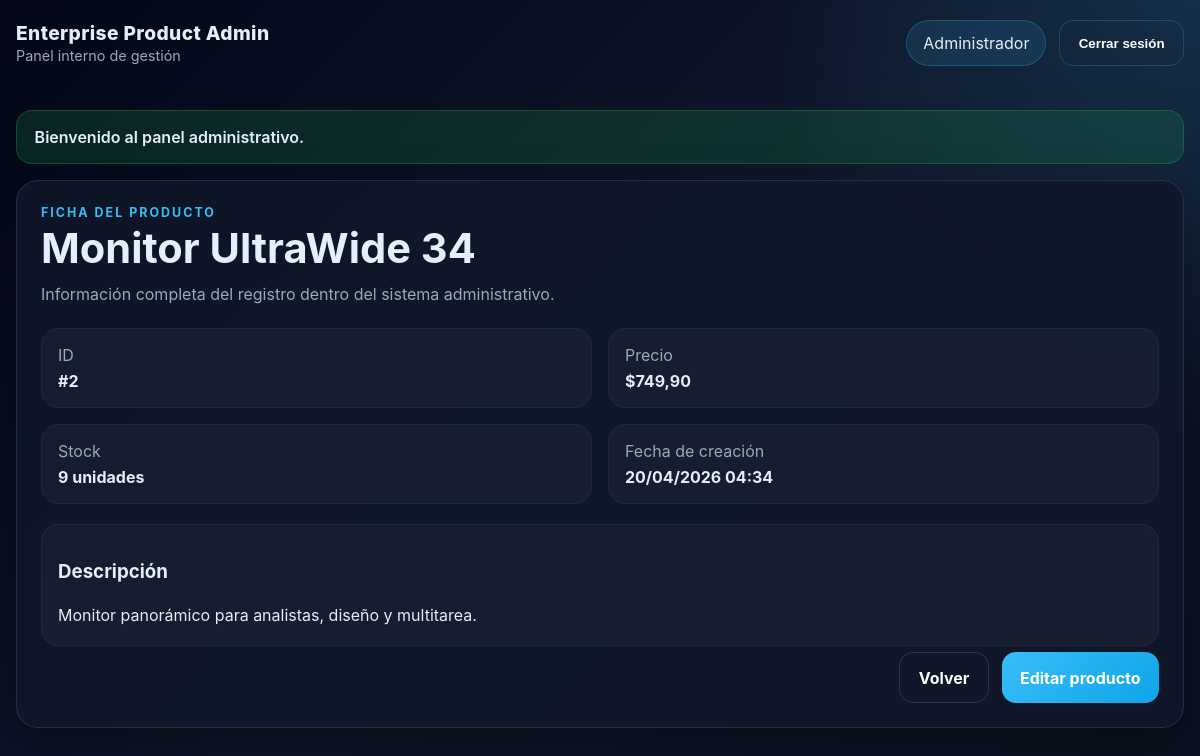
Page /?route=products/show&id=2 (signed in) on the committed database.
### tables this page shows
CREATE TABLE IF NOT EXISTS products (
    id INT AUTO_INCREMENT PRIMARY KEY,
    name VARCHAR(150) NOT NULL,
    description TEXT NULL,
    price DECIMAL(10,2) NOT NULL,
    stock INT NOT NULL,
    created_at TIMESTAMP DEFAULT CURRENT_TIMESTAMP
);

### core/Controller.php (called while the page is built, shortened)
<?php
abstract class Controller
{
    protected function view(string $view, array $data = []): void
    {
        extract($data, EXTR_SKIP);
        $viewPath = __DIR__ . '/../views/' . $view . '.php';
        require __DIR__ . '/../views/layouts/header.php';
        require $viewPath;
        require __DIR__ . '/../views/layouts/footer.php';
    }
}

### controllers/ProductController.php (called while the page is built, shortened)
<?php
require_once __DIR__ . '/../core/Controller.php';
require_once __DIR__ . '/../models/Product.php';
class ProductController extends Controller
{
    private Product $productModel;
    public function __construct()
    {
        $this->productModel = new Product();
    }
    public function show(): void
    {
        $id = (int)($_GET['id'] ?? 0);
        $product = $this->productModel->find($id);
        $this->view('products/show', [
            'title' => 'Detalle del producto',
            'product' => $product,
            'csrf' => $this->csrfToken(),
        ]);
    }
}

### core/Router.php (called while the page is built, shortened)
<?php
class Router
{
    private array $routes = [
        'GET' => [],
        'POST' => [],
    ];
    public function get(string $path, array $handler, array $middlewares = []): void
    {
        $this->routes['GET'][$path] = compact('handler', 'middlewares');
    }
    public function post(string $path, array $handler, array $middlewares = []): void
    {
        $this->routes['POST'][$path] = compact('handler', 'middlewares');
    }
    public function dispatch(string $method, string $path): void
    {
        $route = $this->routes[$method][$path] ?? null;
        [$controllerClass, $action] = $route['handler'];
        $controller = new $controllerClass();
        $controller->$action();
    }
}

### public/index.php (called while the page is built, shortened)
<?php
require_once __DIR__ . '/../core/Router.php';
require_once __DIR__ . '/../controllers/ProductController.php';
$router = new Router();
$router->get('/', [AuthController::class, 'showLogin']);
$router->get('login', [AuthController::class, 'showLogin']);
$router->post('login', [AuthController::class, 'login']);
$router->post('logout', [AuthController::class, 'logout'], [AuthMiddleware::class]);
$router->get('products', [ProductController::class, 'index'], [AuthMiddleware::class]);
$router->get('products/create', [ProductController::class, 'create'], [AuthMiddleware::class]);
$router->post('products/store', [ProductController::class, 'store'], [AuthMiddleware::class]);
$router->get('products/show', [ProductController::class, 'show'], [AuthMiddleware::class]);
$router->get('products/edit', [ProductController::class, 'edit'], [AuthMiddleware::class]);
$router->post('products/update', [ProductController::class, 'update'], [AuthMiddleware::class]);
$router->post('products/delete', [ProductController::class, 'destroy'], [AuthMiddleware::class]);
$route = trim((string)($_GET['route'] ?? '/'), '/');
$route = $route === '' ? '/' : $route;
$method = $_SERVER['REQUEST_METHOD'] ?? 'GET';
$router->dispatch($method, $route);

### config/database.php (called while the page is built)
<?php
class Database
{
    public static function connect()
    {
        $host = '127.0.0.1';
        $port = '8889';
        $db   = 'crud_productos';
        $user = 'root';
        $pass = 'root';
        $charset = 'utf8mb4';
        $dsn = "mysql:host=$host;port=$port;dbname=$db;charset=$charset";
        return new PDO($dsn, $user, $pass, [
            PDO::ATTR_ERRMODE => PDO::ERRMODE_EXCEPTION,
            PDO::ATTR_DEFAULT_FETCH_MODE => PDO::FETCH_ASSOC,
        ]);
    }
}

### core/Model.php (called while the page is built, shortened)
<?php
require_once __DIR__ . '/../config/database.php';
abstract class Model
{
    public function __construct()
    {
        $this->db = Database::connect();
    }
}

### models/Product.php (called while the page is built, shortened)
<?php
require_once __DIR__ . '/../core/Model.php';
class Product extends Model
{
    public function find(int $id): ?array
    {
        $stmt = $this->db->prepare('SELECT * FROM products WHERE id = :id LIMIT 1');
        $stmt->execute(['id' => $id]);
        $product = $stmt->fetch();
        return $product ?: null;
    }
}

### views/products/show.php (the view)
<section class="detail-grid">
    <article class="card detail-card">
        <div class="panel-heading">
            <p class="eyebrow">Ficha del producto</p>
            <h1><?= e($product['name']); ?></h1>
            <p class="muted">Información completa del registro dentro del sistema administrativo.</p>
        </div>
        <div class="detail-list">
            <div><span>ID</span><strong>#<?= e((string)$product['id']); ?></strong></div>
            <div><span>Precio</span><strong>$<?= e(number_format((float)$product['price'], 2, ',', '.')); ?></strong></div>
            <div><span>Stock</span><strong><?= e((string)$product['stock']); ?> unidades</strong></div>
            <div><span>Fecha de creación</span><strong><?= e(date('d/m/Y H:i', strtotime($product['created_at']))); ?></strong></div>
        </div>
        <div class="description-box">
            <h3>Descripción</h3>
            <p><?= nl2br(e($product['description'] ?: 'Sin descripción registrada.')); ?></p>
        </div>
        <div class="form-actions">
            <a href="<?= BASE_URL ?>/?route=products" class="btn btn-ghost">Volver</a>
            <a href="<?= BASE_URL ?>/?route=products/edit&id=<?= e((string)$product['id']); ?>" class="btn btn-primary">Editar producto</a>
        </div>
    </article>
</section>

### public/assets/css/app.css (style rules this page uses)
:root { --bg: #0b1120; --bg-soft: #111827; --panel: rgba(15, 23, 42, 0.88); --panel-border: rgba(148, 163, 184, 0.18); --text: #e5eefb; --muted: #9aa8c4; --primary: #38bdf8; --primary-dark: #0ea5e9; --danger: #ef4444; --success: #22c55e; --warning: #f59e0b; --shadow: 0 18px 50px rgba(0, 0, 0, 0.35); }
* { box-sizing: border-box; }
html, body { margin: 0; padding: 0; font-family: Inter, Arial, sans-serif; background: radial-gradient(circle at top right, rgba(56, 189, 248, 0.15), transparent 30%), linear-gradient(135deg, #020617, #0f172a 50%, #0b1120 100%); color: var(--text); }
a { text-decoration: none; color: inherit; }
body { min-height: 100vh; }
.card, .auth-card, .detail-card { background: var(--panel); border: 1px solid var(--panel-border); border-radius: 22px; box-shadow: var(--shadow); backdrop-filter: blur(10px); }
.panel-heading h1, .hero-panel h1 { margin: .2rem 0 .55rem; font-size: clamp(1.9rem, 4vw, 2.6rem); }
.eyebrow { margin: 0; text-transform: uppercase; letter-spacing: .16em; font-size: .78rem; color: var(--primary); font-weight: 700; }
.muted { color: var(--muted); margin: 0; line-height: 1.6; }
.form-actions { display: flex; justify-content: flex-end; gap: .8rem; grid-column: 1 / -1; margin-top: .4rem; }
.btn { display: inline-flex; align-items: center; justify-content: center; gap: .45rem; padding: .9rem 1.15rem; border-radius: 14px; border: none; cursor: pointer; font-weight: 700; transition: .2s ease; color: white; }
.btn-primary { background: linear-gradient(135deg, var(--primary), var(--primary-dark)); }
.btn-outline, .btn-ghost { background: transparent; border: 1px solid rgba(148,163,184,.22); }
.detail-grid { display: grid; grid-template-columns: 1fr; }
.detail-card { padding: 1.5rem; }
.detail-list { display: grid; grid-template-columns: repeat(2, 1fr); gap: 1rem; margin: 1.25rem 0; }
.detail-list div, .description-box { padding: 1rem; border-radius: 18px; background: rgba(255,255,255,.03); border: 1px solid rgba(148,163,184,.08); }
.detail-list span { display: block; color: var(--muted); margin-bottom: .4rem; }
.description-box p { margin: .5rem 0 0; color: var(--text); line-height: 1.7; }

### rows in the picture
products: name "Monitor UltraWide 34", id "2", price "749,90", stock "9", created_at "20/04/2026 04:34", description "Monitor panorámico para analistas, diseño y multitarea."

### other values in the picture
$user['name'] "Administrador"
$flash['message'] "Bienvenido al panel administrativo."
